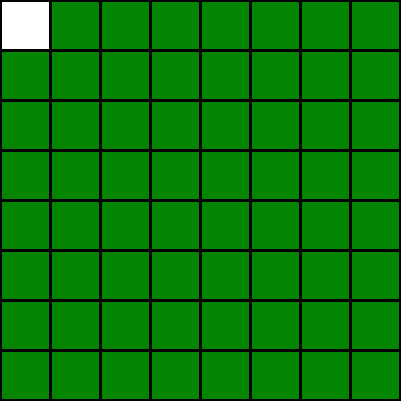
Frame 1 (no input)
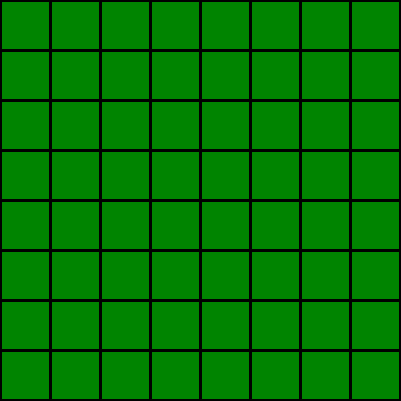
Frame 60 (the mouse pressed at the canvas centre just before this capture)
Frame 120 (the mouse held since frame 60 and released just before this capture): identical to frame 60, image omitted

The Processing sketch that drew these frames (run headless with seeded random() and noise(); from frame 60 on, the mouse is pressed at the canvas centre):

// Processing sketch: processing_53578
// ── processing_53578.pde

//THEGRID
//MILTON SUKHABUT, 8x8 grid, PS1_4

void setup(){
  size(401,401);
  smooth();
  strokeWeight(3);
}

void draw(){
  for(int x = 0; x < height; x += 50){
  for(int y = 0; y < width; y +=50){
    rect (x, y, 50, 50);
    fill(0,132,0,250);
  }
  }
  }
